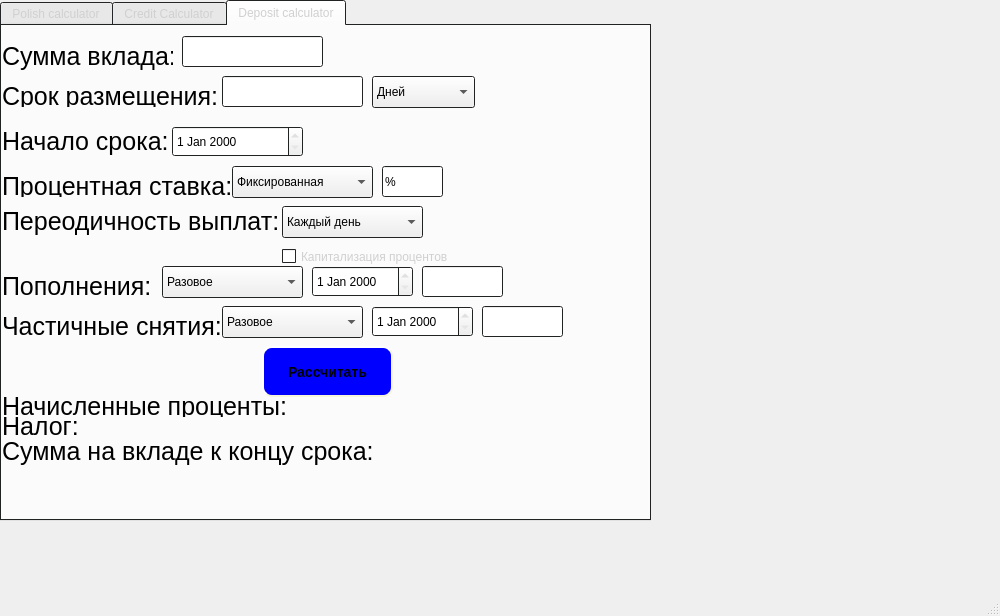
<?xml version="1.0" encoding="UTF-8"?>
<ui version="4.0">
 <class>MainWindow</class>
 <widget class="QMainWindow" name="MainWindow">
  <property name="geometry">
   <rect>
    <x>0</x>
    <y>0</y>
    <width>1000</width>
    <height>616</height>
   </rect>
  </property>
  <property name="windowTitle">
   <string>MainWindow</string>
  </property>
  <widget class="QWidget" name="centralwidget">
   <widget class="QTabWidget" name="tabWidget">
    <property name="geometry">
     <rect>
      <x>0</x>
      <y>0</y>
      <width>651</width>
      <height>521</height>
     </rect>
    </property>
    <property name="palette">
     <palette>
      <active>
       <colorrole role="WindowText">
        <brush brushstyle="SolidPattern">
         <color alpha="255">
          <red>18</red>
          <green>14</green>
          <blue>6</blue>
         </color>
        </brush>
       </colorrole>
       <colorrole role="Window">
        <brush brushstyle="SolidPattern">
         <color alpha="255">
          <red>176</red>
          <green>233</green>
          <blue>230</blue>
         </color>
        </brush>
       </colorrole>
      </active>
      <inactive>
       <colorrole role="WindowText">
        <brush brushstyle="SolidPattern">
         <color alpha="255">
          <red>208</red>
          <green>208</green>
          <blue>208</blue>
         </color>
        </brush>
       </colorrole>
       <colorrole role="Window">
        <brush brushstyle="SolidPattern">
         <color alpha="255">
          <red>46</red>
          <green>47</green>
          <blue>48</blue>
         </color>
        </brush>
       </colorrole>
      </inactive>
      <disabled>
       <colorrole role="WindowText">
        <brush brushstyle="SolidPattern">
         <color alpha="96">
          <red>164</red>
          <green>166</green>
          <blue>168</blue>
         </color>
        </brush>
       </colorrole>
       <colorrole role="Window">
        <brush brushstyle="SolidPattern">
         <color alpha="255">
          <red>176</red>
          <green>233</green>
          <blue>230</blue>
         </color>
        </brush>
       </colorrole>
      </disabled>
     </palette>
    </property>
    <property name="currentIndex">
     <number>2</number>
    </property>
    <widget class="QWidget" name="tab">
     <attribute name="title">
      <string>Polish calculator</string>
     </attribute>
     <widget class="QLineEdit" name="expression">
      <property name="geometry">
       <rect>
        <x>0</x>
        <y>430</y>
        <width>601</width>
        <height>51</height>
       </rect>
      </property>
      <property name="maxLength">
       <number>255</number>
      </property>
     </widget>
     <widget class="QPushButton" name="EqualButton">
      <property name="geometry">
       <rect>
        <x>600</x>
        <y>430</y>
        <width>51</width>
        <height>51</height>
       </rect>
      </property>
      <property name="styleSheet">
       <string notr="true">QPushButton {
    background-color: red;
    border-style: outset;
    border-width: 2px;
    border-radius: 10px;
    border-color: beige;
    font: bold 14px;
    padding: 1px;
}</string>
      </property>
      <property name="text">
       <string>=</string>
      </property>
     </widget>
     <widget class="QCustomPlot" name="graphX" native="true">
      <property name="geometry">
       <rect>
        <x>0</x>
        <y>0</y>
        <width>491</width>
        <height>431</height>
       </rect>
      </property>
     </widget>
     <widget class="QLabel" name="label">
      <property name="geometry">
       <rect>
        <x>500</x>
        <y>0</y>
        <width>61</width>
        <height>21</height>
       </rect>
      </property>
      <property name="text">
       <string>RESULT:</string>
      </property>
     </widget>
     <widget class="QLabel" name="Result_label">
      <property name="geometry">
       <rect>
        <x>760</x>
        <y>0</y>
        <width>111</width>
        <height>21</height>
       </rect>
      </property>
      <property name="text">
       <string/>
      </property>
     </widget>
     <widget class="QLabel" name="label_2">
      <property name="geometry">
       <rect>
        <x>490</x>
        <y>20</y>
        <width>31</width>
        <height>16</height>
       </rect>
      </property>
      <property name="text">
       <string>X =</string>
      </property>
     </widget>
     <widget class="QLineEdit" name="ValueX">
      <property name="geometry">
       <rect>
        <x>530</x>
        <y>20</y>
        <width>113</width>
        <height>21</height>
       </rect>
      </property>
     </widget>
     <widget class="QLabel" name="label_3">
      <property name="geometry">
       <rect>
        <x>490</x>
        <y>50</y>
        <width>58</width>
        <height>16</height>
       </rect>
      </property>
      <property name="text">
       <string>maxX =</string>
      </property>
     </widget>
     <widget class="QLineEdit" name="MaxX">
      <property name="geometry">
       <rect>
        <x>530</x>
        <y>50</y>
        <width>113</width>
        <height>20</height>
       </rect>
      </property>
     </widget>
     <widget class="QLabel" name="label_4">
      <property name="geometry">
       <rect>
        <x>490</x>
        <y>80</y>
        <width>51</width>
        <height>16</height>
       </rect>
      </property>
      <property name="text">
       <string>minX =</string>
      </property>
     </widget>
     <widget class="QLineEdit" name="MinX">
      <property name="geometry">
       <rect>
        <x>530</x>
        <y>80</y>
        <width>113</width>
        <height>21</height>
       </rect>
      </property>
     </widget>
     <widget class="QLineEdit" name="MaxY">
      <property name="geometry">
       <rect>
        <x>530</x>
        <y>110</y>
        <width>113</width>
        <height>21</height>
       </rect>
      </property>
     </widget>
     <widget class="QLineEdit" name="MinY">
      <property name="geometry">
       <rect>
        <x>530</x>
        <y>140</y>
        <width>113</width>
        <height>21</height>
       </rect>
      </property>
     </widget>
     <widget class="QLabel" name="label_5">
      <property name="geometry">
       <rect>
        <x>490</x>
        <y>110</y>
        <width>58</width>
        <height>16</height>
       </rect>
      </property>
      <property name="text">
       <string>maxY =</string>
      </property>
     </widget>
     <widget class="QLabel" name="label_6">
      <property name="geometry">
       <rect>
        <x>490</x>
        <y>140</y>
        <width>58</width>
        <height>16</height>
       </rect>
      </property>
      <property name="palette">
       <palette>
        <active>
         <colorrole role="WindowText">
          <brush brushstyle="SolidPattern">
           <color alpha="255">
            <red>21</red>
            <green>17</green>
            <blue>7</blue>
           </color>
          </brush>
         </colorrole>
         <colorrole role="Text">
          <brush brushstyle="SolidPattern">
           <color alpha="255">
            <red>18</red>
            <green>14</green>
            <blue>6</blue>
           </color>
          </brush>
         </colorrole>
        </active>
        <inactive>
         <colorrole role="WindowText">
          <brush brushstyle="SolidPattern">
           <color alpha="255">
            <red>208</red>
            <green>208</green>
            <blue>208</blue>
           </color>
          </brush>
         </colorrole>
         <colorrole role="Text">
          <brush brushstyle="SolidPattern">
           <color alpha="255">
            <red>208</red>
            <green>208</green>
            <blue>208</blue>
           </color>
          </brush>
         </colorrole>
        </inactive>
        <disabled>
         <colorrole role="WindowText">
          <brush brushstyle="SolidPattern">
           <color alpha="96">
            <red>164</red>
            <green>166</green>
            <blue>168</blue>
           </color>
          </brush>
         </colorrole>
         <colorrole role="Text">
          <brush brushstyle="SolidPattern">
           <color alpha="96">
            <red>164</red>
            <green>166</green>
            <blue>168</blue>
           </color>
          </brush>
         </colorrole>
        </disabled>
       </palette>
      </property>
      <property name="text">
       <string>minY =</string>
      </property>
     </widget>
     <widget class="QLabel" name="label_7">
      <property name="geometry">
       <rect>
        <x>490</x>
        <y>170</y>
        <width>41</width>
        <height>16</height>
       </rect>
      </property>
      <property name="text">
       <string>step = </string>
      </property>
     </widget>
     <widget class="QLineEdit" name="step">
      <property name="geometry">
       <rect>
        <x>530</x>
        <y>170</y>
        <width>113</width>
        <height>21</height>
       </rect>
      </property>
     </widget>
    </widget>
    <widget class="QWidget" name="CreditCalculator">
     <attribute name="title">
      <string>Credit Calculator</string>
     </attribute>
     <widget class="QLabel" name="label_8">
      <property name="geometry">
       <rect>
        <x>0</x>
        <y>20</y>
        <width>181</width>
        <height>51</height>
       </rect>
      </property>
      <property name="styleSheet">
       <string notr="true">QLabel{
	font-size: 25px;
}</string>
      </property>
      <property name="text">
       <string>Сумма вклада:</string>
      </property>
     </widget>
     <widget class="QLabel" name="label_9">
      <property name="geometry">
       <rect>
        <x>0</x>
        <y>80</y>
        <width>71</width>
        <height>31</height>
       </rect>
      </property>
      <property name="styleSheet">
       <string notr="true">QLabel{
	font-size: 25px;
}</string>
      </property>
      <property name="text">
       <string>Срок:</string>
      </property>
     </widget>
     <widget class="QLabel" name="label_10">
      <property name="geometry">
       <rect>
        <x>0</x>
        <y>130</y>
        <width>241</width>
        <height>41</height>
       </rect>
      </property>
      <property name="styleSheet">
       <string notr="true">QLabel{
	font-size: 25px;
}</string>
      </property>
      <property name="text">
       <string>Процентная ставка:</string>
      </property>
     </widget>
     <widget class="QLabel" name="label_11">
      <property name="geometry">
       <rect>
        <x>0</x>
        <y>190</y>
        <width>81</width>
        <height>21</height>
       </rect>
      </property>
      <property name="styleSheet">
       <string notr="true">QLabel{
	font-size: 25px;
}</string>
      </property>
      <property name="text">
       <string>Тип:</string>
      </property>
     </widget>
     <widget class="QLineEdit" name="Summ">
      <property name="geometry">
       <rect>
        <x>180</x>
        <y>30</y>
        <width>151</width>
        <height>31</height>
       </rect>
      </property>
     </widget>
     <widget class="QLineEdit" name="Date">
      <property name="geometry">
       <rect>
        <x>70</x>
        <y>80</y>
        <width>151</width>
        <height>31</height>
       </rect>
      </property>
     </widget>
     <widget class="QLineEdit" name="Procent">
      <property name="geometry">
       <rect>
        <x>230</x>
        <y>130</y>
        <width>151</width>
        <height>31</height>
       </rect>
      </property>
     </widget>
     <widget class="QComboBox" name="type">
      <property name="geometry">
       <rect>
        <x>60</x>
        <y>170</y>
        <width>151</width>
        <height>41</height>
       </rect>
      </property>
      <property name="iconSize">
       <size>
        <width>16</width>
        <height>20</height>
       </size>
      </property>
      <item>
       <property name="text">
        <string>Аннуитетный</string>
       </property>
      </item>
      <item>
       <property name="text">
        <string>Дифференцированный</string>
       </property>
      </item>
     </widget>
     <widget class="QPushButton" name="count">
      <property name="geometry">
       <rect>
        <x>170</x>
        <y>220</y>
        <width>131</width>
        <height>51</height>
       </rect>
      </property>
      <property name="styleSheet">
       <string notr="true">QPushButton {
    background-color: blue;
    border-style: outset;
    border-width: 2px;
    border-radius: 10px;
    border-color: beige;
    font: bold 14px;
    padding: 1px;
}</string>
      </property>
      <property name="text">
       <string>Рассчитать</string>
      </property>
     </widget>
     <widget class="QComboBox" name="year">
      <property name="geometry">
       <rect>
        <x>240</x>
        <y>80</y>
        <width>103</width>
        <height>32</height>
       </rect>
      </property>
      <item>
       <property name="text">
        <string>Лет</string>
       </property>
      </item>
      <item>
       <property name="text">
        <string>Месяцев</string>
       </property>
      </item>
     </widget>
     <widget class="QLabel" name="label_12">
      <property name="geometry">
       <rect>
        <x>0</x>
        <y>280</y>
        <width>271</width>
        <height>51</height>
       </rect>
      </property>
      <property name="styleSheet">
       <string notr="true">QLabel{
	font-size: 25px;
}</string>
      </property>
      <property name="text">
       <string>Ежемесячный платеж:</string>
      </property>
     </widget>
     <widget class="QLabel" name="label_13">
      <property name="geometry">
       <rect>
        <x>0</x>
        <y>320</y>
        <width>271</width>
        <height>31</height>
       </rect>
      </property>
      <property name="styleSheet">
       <string notr="true">QLabel{
	font-size: 25px;
}</string>
      </property>
      <property name="text">
       <string>Переплата по кредиту:</string>
      </property>
     </widget>
     <widget class="QLabel" name="label_14">
      <property name="geometry">
       <rect>
        <x>0</x>
        <y>350</y>
        <width>191</width>
        <height>31</height>
       </rect>
      </property>
      <property name="styleSheet">
       <string notr="true">QLabel{
	font-size: 25px;
}</string>
      </property>
      <property name="text">
       <string>Общая выплата:</string>
      </property>
     </widget>
     <widget class="QLabel" name="Monthplate">
      <property name="geometry">
       <rect>
        <x>280</x>
        <y>290</y>
        <width>101</width>
        <height>31</height>
       </rect>
      </property>
      <property name="text">
       <string/>
      </property>
     </widget>
     <widget class="QLabel" name="pereplata">
      <property name="geometry">
       <rect>
        <x>280</x>
        <y>320</y>
        <width>101</width>
        <height>31</height>
       </rect>
      </property>
      <property name="text">
       <string/>
      </property>
     </widget>
     <widget class="QLabel" name="All_money">
      <property name="geometry">
       <rect>
        <x>260</x>
        <y>350</y>
        <width>131</width>
        <height>31</height>
       </rect>
      </property>
      <property name="text">
       <string/>
      </property>
     </widget>
    </widget>
    <widget class="QWidget" name="tab_3">
     <attribute name="title">
      <string>Deposit calculator</string>
     </attribute>
     <widget class="QLabel" name="label_16">
      <property name="geometry">
       <rect>
        <x>0</x>
        <y>10</y>
        <width>171</width>
        <height>41</height>
       </rect>
      </property>
      <property name="styleSheet">
       <string notr="true">QLabel{
	font-size: 25px;
}</string>
      </property>
      <property name="text">
       <string>Сумма вклада:</string>
      </property>
     </widget>
     <widget class="QLineEdit" name="Summ_2">
      <property name="geometry">
       <rect>
        <x>180</x>
        <y>10</y>
        <width>141</width>
        <height>31</height>
       </rect>
      </property>
      <property name="text">
       <string/>
      </property>
     </widget>
     <widget class="QLabel" name="label_17">
      <property name="geometry">
       <rect>
        <x>0</x>
        <y>150</y>
        <width>231</width>
        <height>21</height>
       </rect>
      </property>
      <property name="styleSheet">
       <string notr="true">QLabel{
	font-size: 25px;
}</string>
      </property>
      <property name="text">
       <string>Процентная ставка:</string>
      </property>
     </widget>
     <widget class="QLineEdit" name="Summ_3">
      <property name="geometry">
       <rect>
        <x>380</x>
        <y>140</y>
        <width>61</width>
        <height>31</height>
       </rect>
      </property>
      <property name="text">
       <string>%</string>
      </property>
     </widget>
     <widget class="QLabel" name="label_18">
      <property name="geometry">
       <rect>
        <x>0</x>
        <y>60</y>
        <width>221</width>
        <height>21</height>
       </rect>
      </property>
      <property name="styleSheet">
       <string notr="true">QLabel{
	font-size: 25px;
}</string>
      </property>
      <property name="text">
       <string>Срок размещения:</string>
      </property>
     </widget>
     <widget class="QPushButton" name="count_2">
      <property name="geometry">
       <rect>
        <x>260</x>
        <y>320</y>
        <width>131</width>
        <height>51</height>
       </rect>
      </property>
      <property name="styleSheet">
       <string notr="true">QPushButton {
    background-color: blue;
    border-style: outset;
    border-width: 2px;
    border-radius: 10px;
    border-color: beige;
    font: bold 14px;
    padding: 1px;
}</string>
      </property>
      <property name="text">
       <string>Рассчитать</string>
      </property>
     </widget>
     <widget class="QLineEdit" name="Date_3">
      <property name="geometry">
       <rect>
        <x>220</x>
        <y>50</y>
        <width>141</width>
        <height>31</height>
       </rect>
      </property>
     </widget>
     <widget class="QComboBox" name="year_3">
      <property name="geometry">
       <rect>
        <x>370</x>
        <y>50</y>
        <width>103</width>
        <height>32</height>
       </rect>
      </property>
      <item>
       <property name="text">
        <string>Дней</string>
       </property>
      </item>
      <item>
       <property name="text">
        <string>Месяцев</string>
       </property>
      </item>
      <item>
       <property name="text">
        <string>Лет</string>
       </property>
      </item>
     </widget>
     <widget class="QLabel" name="label_19">
      <property name="geometry">
       <rect>
        <x>0</x>
        <y>100</y>
        <width>171</width>
        <height>31</height>
       </rect>
      </property>
      <property name="styleSheet">
       <string notr="true">QLabel{
	font-size: 25px;
}</string>
      </property>
      <property name="text">
       <string>Начало срока:</string>
      </property>
     </widget>
     <widget class="QDateEdit" name="dateEdit">
      <property name="geometry">
       <rect>
        <x>170</x>
        <y>100</y>
        <width>131</width>
        <height>31</height>
       </rect>
      </property>
     </widget>
     <widget class="QComboBox" name="year_4">
      <property name="geometry">
       <rect>
        <x>230</x>
        <y>140</y>
        <width>141</width>
        <height>32</height>
       </rect>
      </property>
      <item>
       <property name="text">
        <string>Фиксированная</string>
       </property>
      </item>
      <item>
       <property name="text">
        <string>Зависит от суммы</string>
       </property>
      </item>
      <item>
       <property name="text">
        <string>Зависит от срока</string>
       </property>
      </item>
     </widget>
     <widget class="QLabel" name="label_20">
      <property name="geometry">
       <rect>
        <x>0</x>
        <y>180</y>
        <width>281</width>
        <height>31</height>
       </rect>
      </property>
      <property name="styleSheet">
       <string notr="true">QLabel{
	font-size: 25px;
}</string>
      </property>
      <property name="text">
       <string>Переодичность выплат:</string>
      </property>
     </widget>
     <widget class="QComboBox" name="year_5">
      <property name="geometry">
       <rect>
        <x>280</x>
        <y>180</y>
        <width>141</width>
        <height>32</height>
       </rect>
      </property>
      <item>
       <property name="text">
        <string>Каждый день</string>
       </property>
      </item>
      <item>
       <property name="text">
        <string>Каждую неделю</string>
       </property>
      </item>
      <item>
       <property name="text">
        <string>Раз в месяц</string>
       </property>
      </item>
      <item>
       <property name="text">
        <string>Раз в квартал</string>
       </property>
      </item>
      <item>
       <property name="text">
        <string>Раз в полгода</string>
       </property>
      </item>
      <item>
       <property name="text">
        <string>Раз в год</string>
       </property>
      </item>
      <item>
       <property name="text">
        <string>В конце срока</string>
       </property>
      </item>
     </widget>
     <widget class="QCheckBox" name="checkBox">
      <property name="geometry">
       <rect>
        <x>280</x>
        <y>220</y>
        <width>171</width>
        <height>21</height>
       </rect>
      </property>
      <property name="text">
       <string>Капитализация процентов</string>
      </property>
     </widget>
     <widget class="QLabel" name="label_21">
      <property name="geometry">
       <rect>
        <x>0</x>
        <y>250</y>
        <width>161</width>
        <height>21</height>
       </rect>
      </property>
      <property name="styleSheet">
       <string notr="true">QLabel{
	font-size: 25px;
}</string>
      </property>
      <property name="text">
       <string>Пополнения:</string>
      </property>
     </widget>
     <widget class="QComboBox" name="year_6">
      <property name="geometry">
       <rect>
        <x>160</x>
        <y>240</y>
        <width>141</width>
        <height>32</height>
       </rect>
      </property>
      <item>
       <property name="text">
        <string>Разовое</string>
       </property>
      </item>
      <item>
       <property name="text">
        <string>Раз в месяц</string>
       </property>
      </item>
      <item>
       <property name="text">
        <string>Раз в 2 месяца</string>
       </property>
      </item>
      <item>
       <property name="text">
        <string>Раз в квартал</string>
       </property>
      </item>
      <item>
       <property name="text">
        <string>Раз в полгода</string>
       </property>
      </item>
      <item>
       <property name="text">
        <string>Раз в год</string>
       </property>
      </item>
     </widget>
     <widget class="QDateEdit" name="dateEdit_2">
      <property name="geometry">
       <rect>
        <x>310</x>
        <y>240</y>
        <width>101</width>
        <height>31</height>
       </rect>
      </property>
     </widget>
     <widget class="QLineEdit" name="Date_4">
      <property name="geometry">
       <rect>
        <x>420</x>
        <y>240</y>
        <width>81</width>
        <height>31</height>
       </rect>
      </property>
      <property name="text">
       <string extracomment="Сумма"/>
      </property>
     </widget>
     <widget class="QLabel" name="label_22">
      <property name="geometry">
       <rect>
        <x>0</x>
        <y>290</y>
        <width>221</width>
        <height>21</height>
       </rect>
      </property>
      <property name="styleSheet">
       <string notr="true">QLabel{
	font-size: 25px;
}</string>
      </property>
      <property name="text">
       <string>Частичные снятия:</string>
      </property>
     </widget>
     <widget class="QComboBox" name="year_7">
      <property name="geometry">
       <rect>
        <x>220</x>
        <y>280</y>
        <width>141</width>
        <height>32</height>
       </rect>
      </property>
      <item>
       <property name="text">
        <string>Разовое</string>
       </property>
      </item>
      <item>
       <property name="text">
        <string>Раз в месяц</string>
       </property>
      </item>
      <item>
       <property name="text">
        <string>Раз в 2 месяца</string>
       </property>
      </item>
      <item>
       <property name="text">
        <string>Раз в квартал</string>
       </property>
      </item>
      <item>
       <property name="text">
        <string>Раз в полгода</string>
       </property>
      </item>
      <item>
       <property name="text">
        <string>Раз в год</string>
       </property>
      </item>
     </widget>
     <widget class="QDateEdit" name="dateEdit_3">
      <property name="geometry">
       <rect>
        <x>370</x>
        <y>280</y>
        <width>101</width>
        <height>31</height>
       </rect>
      </property>
     </widget>
     <widget class="QLineEdit" name="Date_5">
      <property name="geometry">
       <rect>
        <x>480</x>
        <y>280</y>
        <width>81</width>
        <height>31</height>
       </rect>
      </property>
      <property name="text">
       <string extracomment="Сумма"/>
      </property>
     </widget>
     <widget class="QLabel" name="label_23">
      <property name="geometry">
       <rect>
        <x>0</x>
        <y>370</y>
        <width>291</width>
        <height>21</height>
       </rect>
      </property>
      <property name="styleSheet">
       <string notr="true">QLabel{
	font-size: 25px;
}</string>
      </property>
      <property name="text">
       <string>Начисленные проценты:</string>
      </property>
     </widget>
     <widget class="QLabel" name="label_24">
      <property name="geometry">
       <rect>
        <x>0</x>
        <y>390</y>
        <width>221</width>
        <height>21</height>
       </rect>
      </property>
      <property name="styleSheet">
       <string notr="true">QLabel{
	font-size: 25px;
}</string>
      </property>
      <property name="text">
       <string>Налог:</string>
      </property>
     </widget>
     <widget class="QLabel" name="label_25">
      <property name="geometry">
       <rect>
        <x>0</x>
        <y>410</y>
        <width>381</width>
        <height>31</height>
       </rect>
      </property>
      <property name="styleSheet">
       <string notr="true">QLabel{
	font-size: 25px;
}</string>
      </property>
      <property name="text">
       <string>Сумма на вкладе к концу срока:</string>
      </property>
     </widget>
    </widget>
   </widget>
  </widget>
  <widget class="QMenuBar" name="menubar">
   <property name="geometry">
    <rect>
     <x>0</x>
     <y>0</y>
     <width>1000</width>
     <height>21</height>
    </rect>
   </property>
  </widget>
  <widget class="QStatusBar" name="statusbar"/>
 </widget>
 <customwidgets>
  <customwidget>
   <class>QCustomPlot</class>
   <extends>QWidget</extends>
   <header location="global">qcustomplot.h</header>
   <container>1</container>
  </customwidget>
 </customwidgets>
 <resources/>
 <connections/>
</ui>
